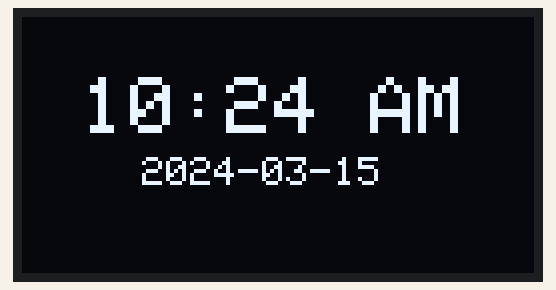
Recording of a sketch running on a simulated ESP8266 (NodeMCU). On the bench: 128×64 one-colour display. WiFi joins after 1.5 s; servers stay silent unless stated; uploads are accepted with an empty reply; the local clock reads 2024-03-15 10:24:30 at power-on unless the sketch sets it; what the sketch prints to the serial monitor is not drawn.

Above: at 0.1 s.
At 30.1 s:
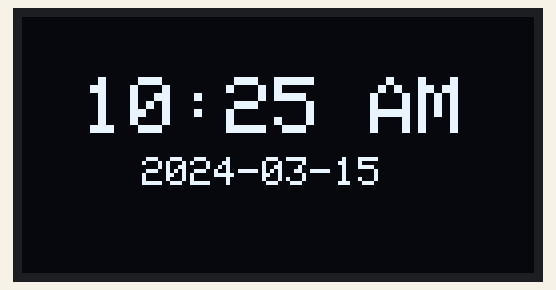
At 90.1 s:
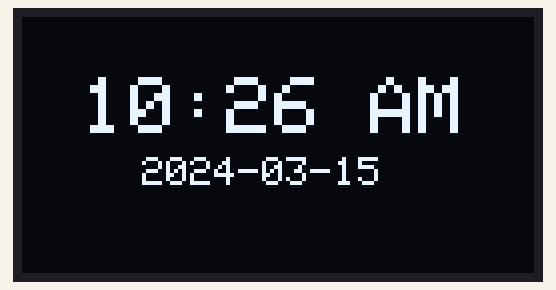

Measured:
- what the display in image 1 shows lasts 60.0 s, from 30.0 s to 90.0 s

The sketch:

ESP8266-Google-Calendar-Events-Display.ino
```cpp
#include <Wire.h>
#include <Adafruit_GFX.h>
#include <Adafruit_SSD1306.h>
#include <ESP8266WiFi.h>
#include <ESP8266HTTPClient.h>
#include <WiFiClientSecure.h>
#include <ArduinoJson.h>
#include <time.h>

// Define OLED display dimensions and reset pin
#define SCREEN_WIDTH 128
#define SCREEN_HEIGHT 64
#define OLED_RESET    -1
Adafruit_SSD1306 display(SCREEN_WIDTH, SCREEN_HEIGHT, &Wire, OLED_RESET);

// Wi-Fi credentials
const char* ssid = "Your_SSID";
const char* password = "Your_Password";

// NTP server for time synchronization
const char* ntpServer = "pool.ntp.org";

// Time zone settings for IST (UTC + 5:30)
const long gmtOffset_sec = 5 * 3600 + 1800;  // IST is UTC + 5:30
const int daylightOffset_sec = 0;           // No daylight saving in India

WiFiClientSecure client;  // Secure WiFi client for HTTPS requests
String eventsText = "";   // Stores the concatenated event details
int scrollIndex = 0;      // Scroll index for the events display

void setup() {
  // Initialize serial communication
  Serial.begin(115200);

  // Initialize the OLED display
  if(!display.begin(SSD1306_SWITCHCAPVCC, 0x3C)) {
    Serial.println(F("SSD1306 allocation failed"));
    for(;;);  // Halt the program if display initialization fails
  }

  // Set display rotation and clear any previous content
  display.setRotation(2);
  display.clearDisplay();

  // Display a message indicating Wi-Fi connection status
  displayTimeAndMessage("Connecting to WiFi...");

  // Connect to the Wi-Fi network
  WiFi.begin(ssid, password);
  while (WiFi.status() != WL_CONNECTED) {
    delay(1000);
    Serial.println("Connecting to WiFi...");

    // Update display while waiting for Wi-Fi connection
    displayTimeAndMessage("Connecting to WiFi...");
  }

  Serial.println("Connected to WiFi");

  // Initialize and synchronize time using NTP
  configTime(gmtOffset_sec, daylightOffset_sec, ntpServer);

  // Fetch and display Google Calendar events
  updateCalendarEvents();
}

// Function to display the current time and a message on the OLED
void displayTimeAndMessage(String message) {
  struct tm timeinfo;
  if (getLocalTime(&timeinfo)) {
    display.clearDisplay();

    // Display current time in HH:MM AM/PM format
    display.setTextSize(2);
    display.setTextColor(SSD1306_WHITE);
    display.setCursor(15, 15);
    char timeStr[16];
    strftime(timeStr, sizeof(timeStr), "%I:%M %p", &timeinfo);  // 12-hour format with AM/PM
    display.print(timeStr);

    // Display current date in YYYY-MM-DD format
    display.setTextSize(1);
    display.setCursor(30, 35);
    char dateStr[16];
    strftime(dateStr, sizeof(dateStr), "%Y-%m-%d", &timeinfo);
    display.print(dateStr);

    // Set text size to 2 for the events text and start scrolling
    display.setTextSize(2);
    int16_t x = SCREEN_WIDTH - scrollIndex; // Start just off the right side of the screen

    // Render each character manually and ensure no wrapping occurs
    for (int i = 0; i < eventsText.length(); i++) {
      if (x >= 0 && x <= SCREEN_WIDTH - 12) {  // Ensure the character is within the screen bounds
        display.setCursor(x, 45);
        display.print(eventsText[i]);
      }
      x += 12;  // Move cursor by the width of one character (12 pixels for text size 2)
    }

    // Scroll the text smoothly
    scrollIndex++;
    if (scrollIndex > eventsText.length() * 12) {
      scrollIndex = 0;  // Reset scrolling after the entire text has scrolled off the screen
    }

    // Update the display with new content
    display.display();
  } else {
    Serial.println("Failed to obtain time");
  }
}

// Function to fetch and update Google Calendar events
void updateCalendarEvents() {
  if (WiFi.status() == WL_CONNECTED) {
    HTTPClient http;

    // Get current time in RFC3339 format for the API request
    String currentTime = getCurrentTimeRFC3339();
    Serial.println("Current time in RFC3339 format: " + currentTime);

    // Construct the calendar URL with dynamic timeMin and timeMax

    //  Replace "YOUR_API_KEY" with your API KEY.
    //  Replace "your-calendar-id" with your calendar id.
    String calendarUrl = "https://www.googleapis.com/calendar/v3/calendars/your-calendar-id/events?timeMin=" + currentTime + "&timeMax=" + getEndOfDayTimeRFC3339() + "&orderBy=startTime&singleEvents=true&key=YOUR_API_KEY";

    Serial.println(calendarUrl);

    client.setInsecure();  // Optionally bypass certificate validation for testing
    http.begin(client, calendarUrl);  // Use secure client for HTTPS
    int httpCode = http.GET();  // Send the GET request

    Serial.println("updateCalendarEvents executed");
    Serial.print("HTTP Code: ");
    Serial.println(httpCode);

    // Check if the HTTP request was successful
    if (httpCode > 0) {
      String payload = http.getString();  // Get the response payload
      Serial.println("Payload received:");
      Serial.println(payload);

      // Check if the payload is empty
      if (payload.length() == 0) {
        Serial.println("Received empty payload!");
        return;
      }

      // Parse JSON response from Google Calendar API
      DynamicJsonDocument doc(4096);  // Increase buffer size if needed
      DeserializationError error = deserializeJson(doc, payload);

      // Check for errors in JSON parsing
      if (error) {
        Serial.print(F("deserializeJson() failed: "));
        Serial.println(error.f_str());
        displayTimeAndMessage(error.f_str());

        return;
      }

      // Prepare the events text for display
      eventsText = "";
      int eventCount = 1;
      for (JsonObject event : doc["items"].as<JsonArray>()) {
        String summary = event["summary"].as<String>();  // Get event title
        String startTime = extractTimeOnly(event["start"]["dateTime"].as<String>());  // Get event start time
        eventsText += "(" + String(eventCount) + ") " + summary + " at " + startTime + "  ";
        eventCount++;
      }
      if (eventsText == "") {
        eventsText = "No upcoming events";  // Display message if no events are found
      }

      scrollIndex = 0; // Reset scroll index when new events are fetched
    } else {
      // Print HTTP request error
      Serial.print("HTTP request failed, error: ");
      Serial.println(http.errorToString(httpCode).c_str());
    }

    http.end();  // End the HTTP request
  } else {
    Serial.println("WiFi Disconnected");
  }
}

// Function to get current time in RFC3339 format (UTC)
String getCurrentTimeRFC3339() {
  struct tm timeinfo;
  if (!getLocalTime(&timeinfo)) {
    Serial.println("Failed to obtain time");
    return "";
  }

  // Convert local time (IST) to UTC
  timeinfo.tm_hour -= 5;   // IST is UTC + 5:30
  timeinfo.tm_min -= 30;

  // Normalize the time (adjust if minutes or hours are negative)
  if (timeinfo.tm_min < 0) {
    timeinfo.tm_min += 60;
    timeinfo.tm_hour -= 1;
  }
  if (timeinfo.tm_hour < 0) {
    timeinfo.tm_hour += 24;
    timeinfo.tm_mday -= 1; // Adjust day if hours wrap around
  }

  // Format time in RFC3339 format
  char buffer[25];
  strftime(buffer, sizeof(buffer), "%Y-%m-%dT%H:%M:%SZ", &timeinfo);
  return String(buffer);
}

// Function to get end of day time in RFC3339 format (UTC)
String getEndOfDayTimeRFC3339() {
  struct tm timeinfo;
  if (!getLocalTime(&timeinfo)) {
    Serial.println("Failed to obtain time");
    return "";
  }

  // Set time to end of the day (23:59:59)
  timeinfo.tm_hour = 23;
  timeinfo.tm_min = 59;
  timeinfo.tm_sec = 59;

  // Convert local time (IST) to UTC
  timeinfo.tm_hour -= 5;   // IST is UTC + 5:30
  timeinfo.tm_min -= 30;

  // Normalize the time
  if (timeinfo.tm_min < 0) {
    timeinfo.tm_min += 60;
    timeinfo.tm_hour -= 1;
  }
  if (timeinfo.tm_hour < 0) {
    timeinfo.tm_hour += 24;
    timeinfo.tm_mday -= 1; // Adjust day if hours wrap around
  }

  // Format time in RFC3339 format
  char buffer[25];
  strftime(buffer, sizeof(buffer), "%Y-%m-%dT%H:%M:%SZ", &timeinfo);
  return String(buffer);
}

// Function to extract time in HH:MM AM/PM format from a full datetime string
String extractTimeOnly(const String& dateTime) {
  Serial.print("Raw dateTime: ");
  Serial.println(dateTime);

  int start = dateTime.indexOf('T') + 1;  // Start after 'T'
  int end = dateTime.indexOf('+');        // End before '+'
  if (start != -1 && end != -1 && start < end) {
    String timePart = dateTime.substring(start, end);
    int colonIndex = timePart.indexOf(':');
    if (colonIndex != -1) {
      String hoursMinutes = timePart.substring(0, colonIndex + 3); // Extract hours and minutes (HH:MM)
      Serial.print("Extracted time (HH:MM): ");
      Serial.println(hoursMinutes);

      // Convert to 12-hour format with AM/PM
      int hours = hoursMinutes.substring(0, 2).toInt();
      String ampm = (hours >= 12) ? "PM" : "AM";
      if (hours > 12) hours -= 12;
      if (hours == 0) hours = 12;
      return String(hours) + ":" + hoursMinutes.substring(3, 5) + " " + ampm;
    }
  }

  Serial.println("Failed to extract time, invalid format.");
  return "Invalid time";
}

void loop() {
  // Display the scrolling events text
  displayTimeAndMessage(eventsText);

  // Update events every minute
  static unsigned long lastUpdate = 0;
  if (millis() - lastUpdate > 60000) {  // 60,000 milliseconds = 1 minute
    updateCalendarEvents();
    lastUpdate = millis();
  }
}
```
